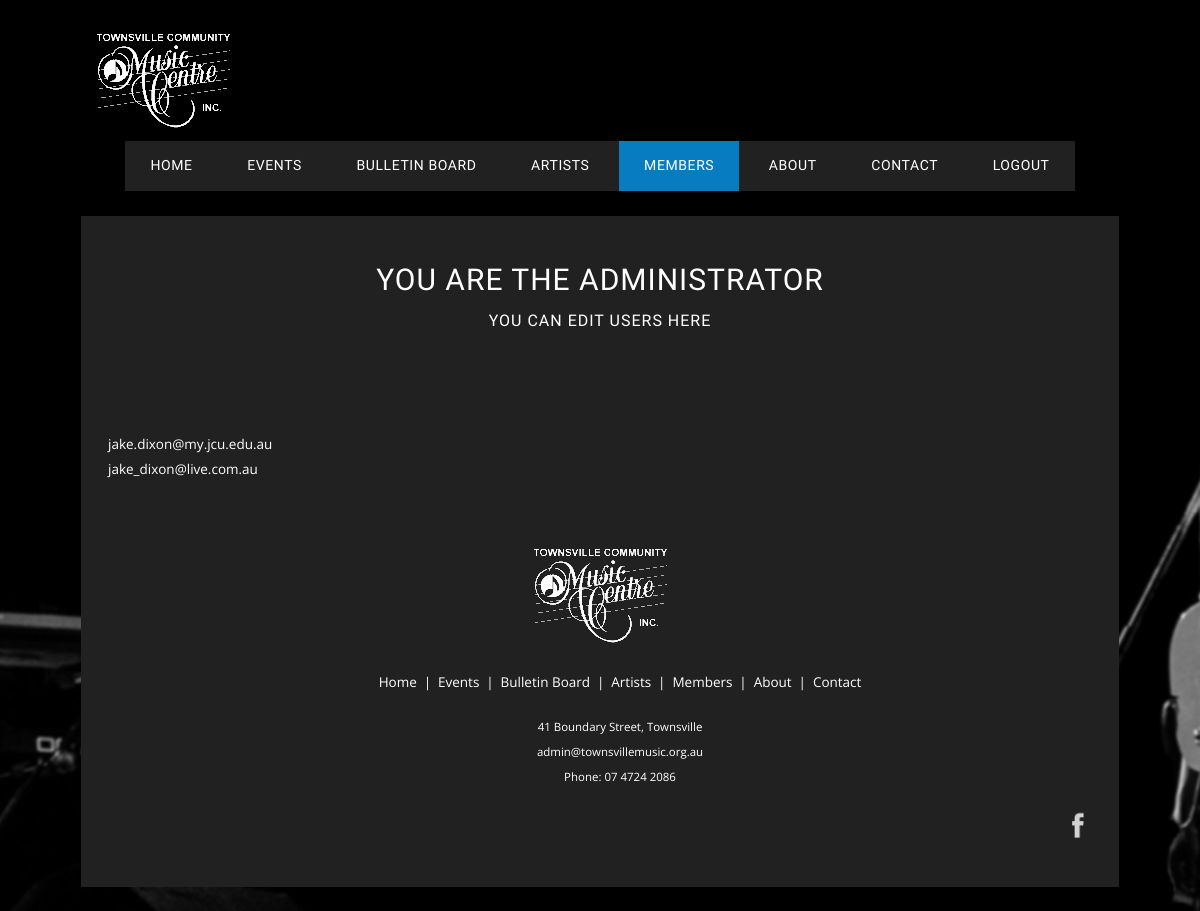
/members.php (signed in), run on the app's committed database.
### tables this page shows
CREATE TABLE "users" (
  "number" integer NOT NULL,
  "comments" text NULL,
  "address" text NOT NULL,
  "name" text NOT NULL,
  "paid" integer NULL DEFAULT '0',
  "password" text NOT NULL,
  "Id" integer NOT NULL PRIMARY KEY AUTOINCREMENT,
  "username" text NOT NULL
);

### members.php (the view, shortened to what this page needs)
<?php
include("php/dbconnect.php")
?>
<!doctype html>
<html lang="en">
<head>
<link rel="stylesheet" href="css/style.css">
</head>
<body>
<?php
require("php/header.php");
?>
<div id="boxed_content" class="boxed_content">
  <div class="inner">
    <div class="content">
      <div class="page-innter">
        <div class="">
          <header class="page-header">
            <?php
if (!isset($_SESSION[username])) {
	?>
            <h1 class="page-title">Members - Registration</h1>
          </header>
          <section class="members-about">
            <div class="members-about-intro">
              <h3>Information about Membership</h3>
              <p>If you want to volunteer to help at events or on the administrative side of the Townsville Community Music Centre, simply sign up for membership and respond to the various different positions as they appear on the Bulletin Board.</p>
              <p>There are two different types of membership: Registered Members and Paid Members. Paid membership is $25 a year and has many benefits.
              <p>Features of being a registered user are:
              <ul>
                <li>Receive information about artists and events</li>
                <li>Get mailed or emailed the Newsletter</li>
                <li>Post and edit on the bulletin board.</li>
              </ul>
              <p>Benefits of Paid Memebership include:</p>
              <ul>
                <li>All of the features of Registered membership</li>
                <li>Members' ticket discounts can be as high as 50% ! ! ! ! ! ! ! ! ! ! !</li>
                <li>Exclusive access to artists.</li>
                <li>Access to members exclusive events.</li>
                <li>Your money supports the continuing fuction of the TCMC</li>
                <li>The Music Centre is also registered as a Deductible Gift Recipient. Any extra donations are tax-deductible!</li>
              </ul>
            </div>
          </section>
          <section class="members-guidelines">
            <h3>Membership Guidelines</h3>
            <ul>
              <li>No inappropiate language.</li>
              <li>Always be respectful of others.</li>
              <li>Have FUN!</li>
            </ul>
            <?php
if (!isset($_SESSION[username])) {
    ?>
            <a href="#addUser" class="ui huge button coloured">Sign Up</a>
            <?php
}
?>
          </section>
          <?php
require("php/addUser.php");
?>
          <?php
} else if ($_SESSION[username] == "Administrator") {
	?>
          <h1 class="page-title">You are the Administrator</h1>
          <h3 Class="page-title">you can edit users here</h3>
        </div>
      </div>
      <br>
      <br>
      <ul class="events-list">
        <?php
	$sql = "SELECT * FROM users";
foreach ($dbh->query($sql) as $rowu) {
	if ($rowu[username] != "Administrator") {
	?>
        <li> <a class="white" href="?name=<?php echo"$rowu[Id]"; ?>#edituser"><?php echo "$rowu[username]"; ?></a>
        </li>
        <?php
	}
} ?>
      </ul>
      <?php
} else {
	?>
      <header>
        <h1 class="page-title">You are already a member </h1>
      </header>
      <?php
}
?>
    </div>
  </div>
</div>
<?php
require("php/footer.php");
?>
</body>
</html>

### css/style.css (style rules this page uses)
body { line-height: 1; }
*, *:before, *:after { -webkit-box-sizing: border-box; -moz-box-sizing: border-box; box-sizing: border-box; }
html, body { font-size: 13.5px; }
body, button, select { font-family: "Open Sans", Helvetica, Arial, sans-serif; line-height: 1.8; color: #AAA; }
body { background: url("../images/bg.jpg") no-repeat top center fixed black; }
.events-list { padding: 0; }
.events-list li { list-style: none; }
a.white { text-decoration: none; color:white; }
a { transition: opacity .25s ease 0s, background-color .25s ease 0s, color .25s ease 0s, background .25s ease 0s, box-shadow .25s ease 0s; text-decoration: none; color: #077cc1; }
h1, h2, h3, h4, h5, h6 { font-family: "Oswald", Helvetica, Arial, sans-serif; font-weight: normal; position: relative; z-index: 0; margin: 0 0 10px; text-transform: uppercase; }
h1 { font-size: 25px; line-height: 1.15; padding-top: 70px; }
@media screen and (min-width: 790px) { h1 { font-size: 30px; } }
h3 { font-size: 16px; }
ul, ol, dl, p, details, address, .vcard, figure, pre, fieldset, table, dt, dd, hr { margin-bottom: 20px; }
.content { padding: 2em 2em 0; padding-bottom: 2em; color: #FFF; background: #212121; }
header { text-align: justify; letter-spacing: 1px; height: auto; padding: 2em 0 0; color: #fff; max-width: 1080px !important; }
header::after { content: ''; display: inline-block; width: 100%; }
.page-header { padding: 20px 20px 0; background: none repeat scroll 0% 0% #212121; }
.page-header .page-title { padding-top: 0px; }
.boxed_content { position: relative; max-width: 1098px; margin: 0 auto; padding: 0 30px; }
@media screen and (min-width: 790px) { html { box-sizing: border-box; } }
@media screen and (min-width: 790px) { *, *:before, *:after { box-sizing: inherit; } }
@media screen and (min-width: 790px) { body { text-align: justify; font-size: 100%; } }
@media screen and (min-width: 790px) { header, .demo, .demo p { text-align: center; } }

### data on the page
users: username "jake.dixon@my.jcu.edu.au"
users: username "jake_dixon@live.com.au"
